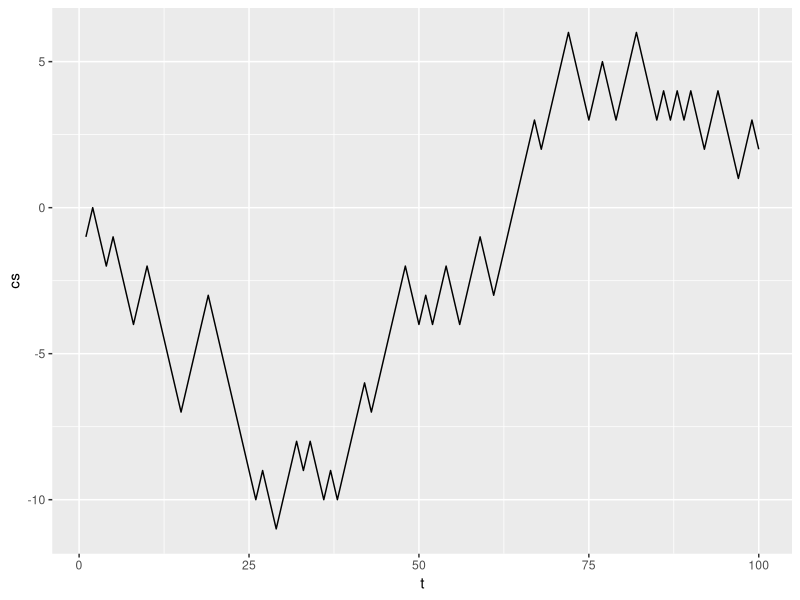
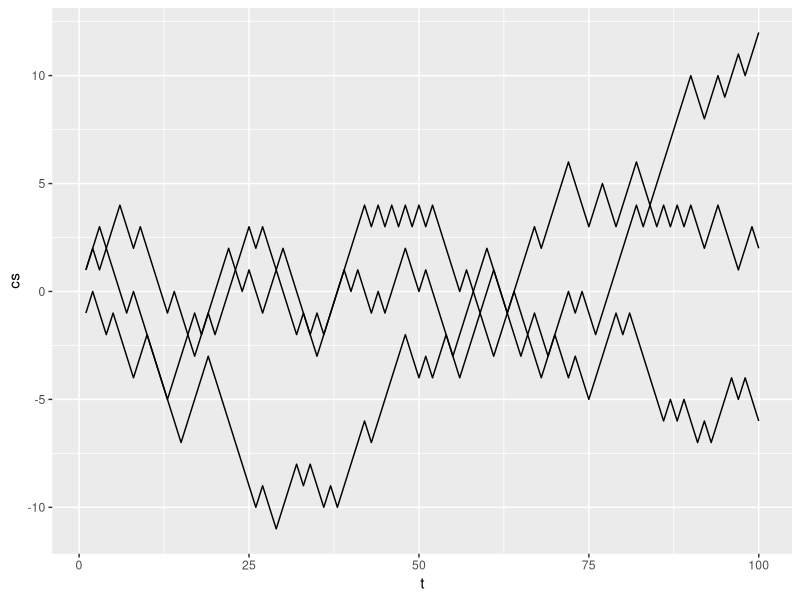
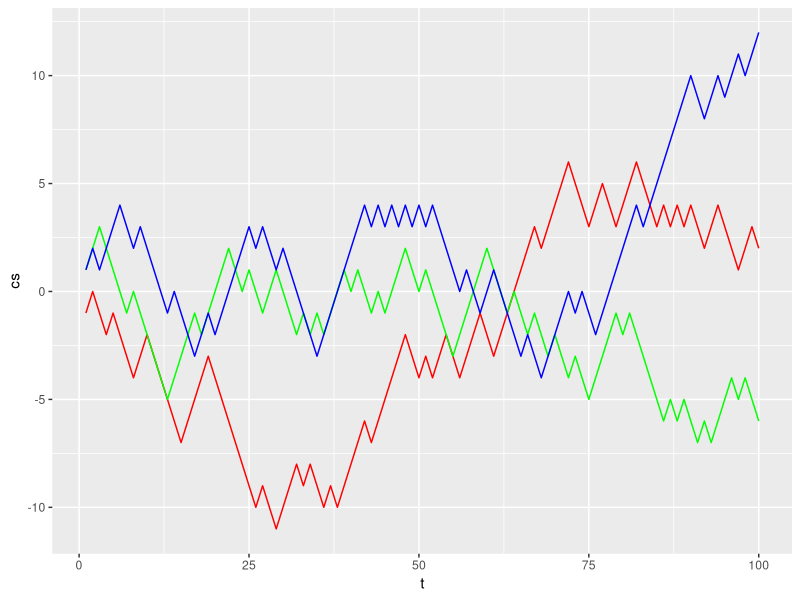
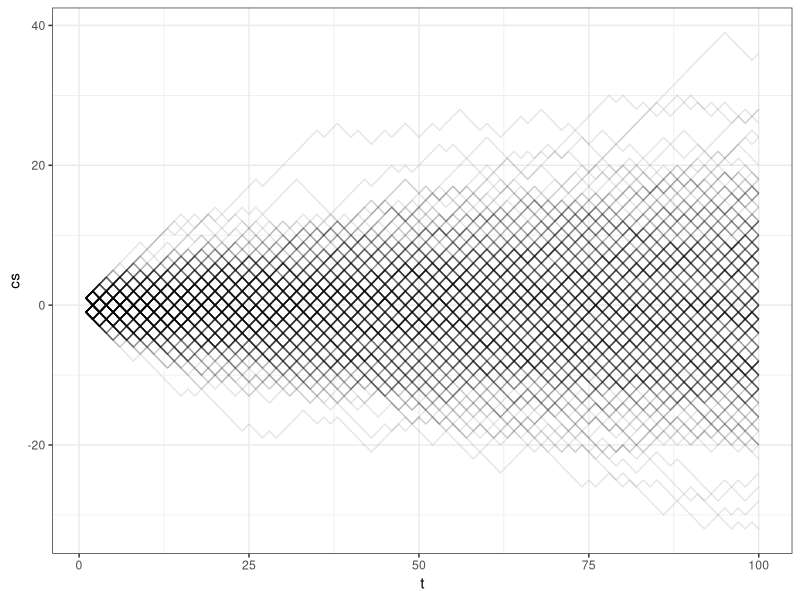
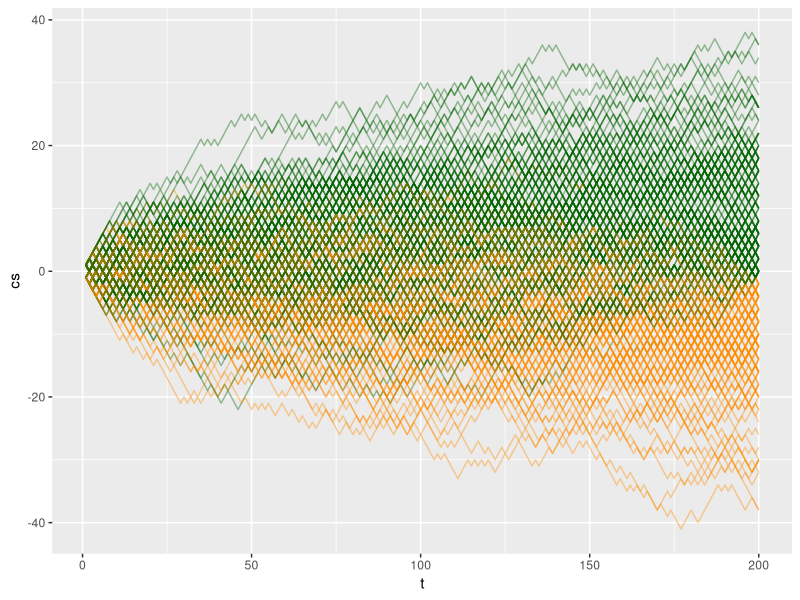
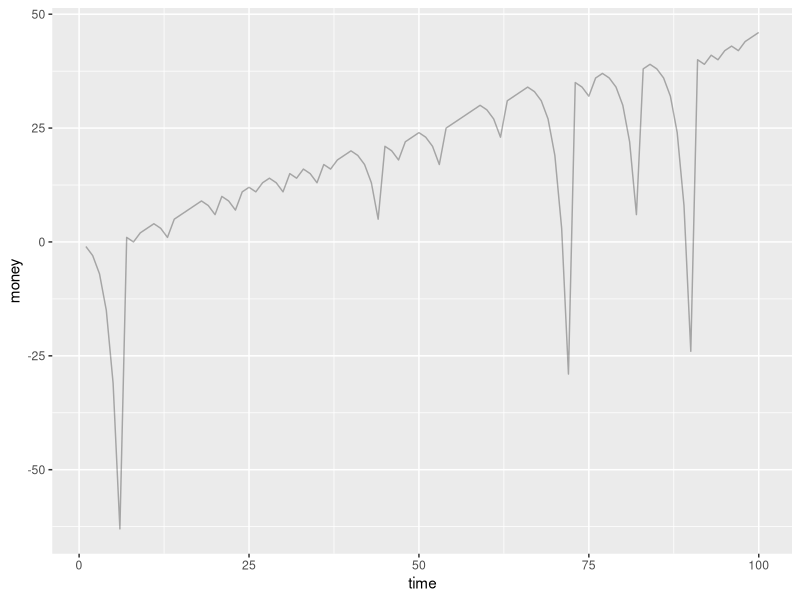
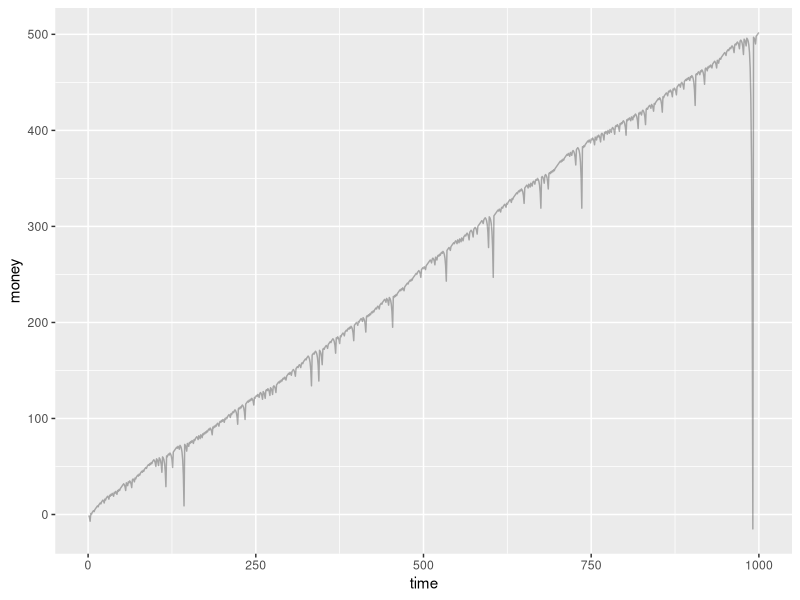
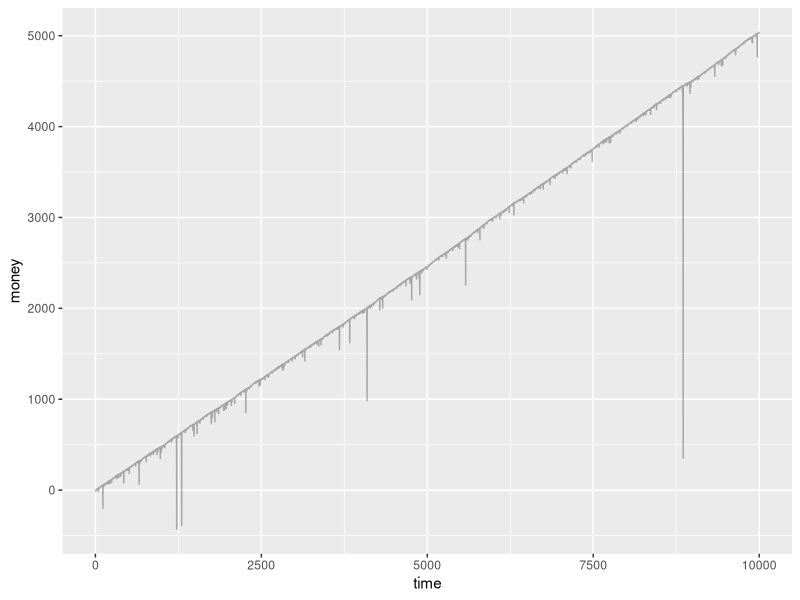

Source code (R) for these figures, in order: (Note: a time limit stopped this script after it produced the figures.)
### Casino Gambling Simulations in R
### Created: 18 April 2015 by Vincent D. Warmerdam
### https://blog.godatadriven.com/lazy-plot
### Edited:  27 April 2017 by Patrick Toche.

## Consider the following roulette strategy:
## 1. bet on black 
##   - if you lose, bet on black again but now double the amount
##     - if you win now, you will have not lost any money 
##     - if you lose again, bet on black again but now double the amount 
##       - if you win now, you will have not lost any money 
##       - if you lose again, bet on black again but now double the amount 
##         - if you win now, you will have not lost any money 
##         - if you lose again, bet on black again but now double the amount 
##           etc ... 
##   - if you win, profit! 
## 2. repeat 
## 
## The idea is that the probability of always getting red converges to zero and as of such you should always be able to win lost money back. This strategy is flawed!

## Set directory:
if(.Platform$OS.type == "windows"){
  setwd("c:/R/math/probabilities/gambling-roulette")
} else { 
  setwd("~/R/math/probabilities/gambling-roulette")
}


## Simulating Gambles in R

# Simulate a random path
win_or_lose <- function(size) {
    sample(c(-1, 1), size, replace = TRUE)
}

set.seed(1)
df1 <- data.frame(cs = cumsum(win_or_lose(100)), t = 1:100)

# plot
library("ggplot2")
ggplot(data = df1, aes(x = t, y = cs)) + geom_line()
# ggplot(df1, aes(t, cs)) + geom_line()  # lazy version

# Simulate another path and add it to the plot
df2 <- data.frame(cs = cumsum(win_or_lose(100)), t = 1:100)
df3 <- data.frame(cs = cumsum(win_or_lose(100)), t = 1:100)
ggplot() + geom_line(data = df1, aes(t, cs)) + 
           geom_line(data = df2, aes(t, cs)) + 
           geom_line(data = df3, aes(t, cs))

# Or add new layers to the previous layer step by step:
set.seed(1)
df1 <- data.frame(cs = cumsum(win_or_lose(100)), t = 1:100)
df3 <- data.frame(cs = cumsum(win_or_lose(100)), t = 1:100)
df3 <- data.frame(cs = cumsum(win_or_lose(100)), t = 1:100)
p <- ggplot() 
p <- p + geom_line(data = df1, aes(t, cs), color = "red") 
p <- p + geom_line(data = df2, aes(t, cs), color = "green")
p <- p + geom_line(data = df3, aes(t, cs), color = "blue")
p 

# You can do many simulations and draw them from a single function:
# if the package has not been loaded, require() gives a warning, while library() gives an error -- require() is usually preferred inside functions
plot_paths <- function(nruns){
  require("ggplot2")  
  p <- ggplot()  
  for(i in 1:nruns){
    df <- data.frame(cs = cumsum(win_or_lose(100)), t = 1:100)
    p <- p + geom_line(data = df, aes(t, cs), alpha = 0.1) + theme_bw()
  }
  p
}

plot_paths(300)

# save the plot to the current directory
ggsave(last_plot(), file = "gambling-roulette-fig1.pdf", width = 5, height = 5)

# 1. Assign colors to series if they result in a long term profit or loss. 
# 2. Make the length of the random path be an input for our simulation function.
# 3. Be explicit about the package where the function is located - more readable
plot_paths_colored <- function(nruns, len){
  p <- ggplot2::ggplot()  
  for(i in 1:nruns){
    color <- "darkgreen"
    df <- data.frame(cs = cumsum(win_or_lose(len)), t = 1:len)
    if(dplyr::select(df, cs)[len,] < 0) color = "darkorange"
    p <- p + geom_line(data = df, aes(t, cs), alpha = 0.4, color = color)
  }
  p
}

plot_paths_colored(300, 200)  # gamble_plot(nruns = 300, len = 200)

# save the plot to the current directory
ggsave(last_plot(), file = "gambling-roulette-fig2.pdf", width = 5, height = 5)


## Simulate the roulette strategy
## Coding is easier if you split your simulation into smaller functional bits. 
## Version 1: Ignore casino wins

gamble <- function(moneyin) {
  if(runif(1) < 0.5) return(moneyin) # outcome is black
  return(-moneyin) # outcome is red
}

nextm <- function(gamble, outcome) {
  if(outcome < 0) return(2*gamble) # if you lose, double the wager
  return(1)
}

simulate <- function(maxt) {
  df <- data.frame(time = as.numeric(c()), money = as.numeric(c()))
  move <- 0
  outcome <- 0
  for(i in 1:maxt) {
    move <- nextm(move, outcome)
    outcome <- gamble(move)
    df <- rbind(df, data.frame(time = i, money = outcome))
  }
  df$money = cumsum(df$money)
  df
}

plot_gambler_ruin <- function(num, maxsim) {
  p <- ggplot2::ggplot() 
  for(i in 1:num) {
    df <- simulate(maxsim)
    p <- p + geom_line(data = df, aes(time, money), alpha = 0.3)
  }
  p
}

# Simulate
set.seed(123456789)
plot_gambler_ruin(1, 100)
plot_gambler_ruin(1, 1000)
plot_gambler_ruin(1, 10000)

# Add a title and save plot
plot_gambler_ruin <- function(num, maxsim) {
  p <- ggplot2::ggplot() 
  for(i in 1:num) {
    df <- simulate(maxsim)
    p <- p + geom_line(data = df, aes(time, money), alpha = 0.3) +
             ggtitle(paste0('1 simulation, ',maxsim,' bets'))
  }
    ggplot2::ggsave(plot = p, file = paste0('gambler_ruin_',maxsim,'.pdf'), 
                              width = 5, height = 5)
  return(p)
}

set.seed(123456789)
plot_gambler_ruin(1, 100)
plot_gambler_ruin(1, 1000)
plot_gambler_ruin(1, 10000)


# The probability of getting red 12 times in a row is small, but if you play this game for a very long time, then this event is not unlikely. And when it occurs, you need to come up with 2^12 dollars of cash.

# Probability Theory: If we play the game an infinite amount of time, we face an infinite amount of risk. Thus, if you want to earn an infinite amount of money, you need an infinite amount of money. In real life, casinos set a maximum bet in all their gambling games, so you cannot apply the 'doubling' strategy indefinitely.

# How likely is it to hit a casino limit during a game? Let k be the number of sequential losses in a game and let n be the number of bets played. Then the probability of having no losses in one game is:
# Prob(no loss in 1 game) = 1 - Prob(loss in 1 game) = 1 - 1/2^k
# Extending this to n games:
# Prob(at least 1 loss in n games) = Prob(0 loss in n games) = 1-(1-1/2^k)^n
# limit(Prob, n -> infty) = 1
f <- function(k, n) 1-((2^k-1)/(2^k))^n

df <- data.frame(prob = f(9, 1:10000), n = 1:10000, limit = " 512")
df <- rbind(df, data.frame(prob = f(10, 1:10000), n = 1:10000, limit = '1024'))
df <- rbind(df, data.frame(prob = f(11, 1:10000), n = 1:10000, limit = '2048'))
df <- rbind(df, data.frame(prob = f(12, 1:10000), n = 1:10000, limit = '4096'))
p <- ggplot()
p <- p + geom_line(data = df, aes(n, prob, colour = limit))
p + ggtitle("probability of hitting budget limit after 'n' gambles")


# Version 2: Incorporate casino wins
# In the European roulette game, there are 37 slots, with a zero for the casino.
# In the American roulette game, there are 38 slots, with a zero and a double zero for the casino.
nextm <- function(gamble, outcome) {
  if(outcome < 0){
    if(gamble > 500){
      return(1)
    }
    return(2*gamble)
  }
  return(1)
}

gamble <- function(moneyin){
  if(runif(1) < 18/37) return(moneyin) # European roulette: one zero
  return(-moneyin)
}

plot_gambler_ruin(50, 2500) + ggtitle("Simulations taking casino win into account: European roulette")

ggsave(last_plot(), file = "gambler_ruin_European_2500.pdf", 
                    width = 5, height = 5)


# Make a histogram of the endgame states
gambler_endgame <- function(num, maxsim){
  df <- data.frame(time = as.numeric(c()), money = as.numeric(c()))
  for(i in 1:num) {
    if(i %% 5 == 0){
      cat(i, 'simulations have now run\n')
    }
    df <- rbind(df, simulate(maxsim)[maxsim,])
  }
  return(df)
}

df <- gambler_endgame(200, 2500) # big simulation, warning: takes a long time
p <- ggplot() 
p <- p + geom_histogram(data = df, aes(money), alpha = 0.9, binwidth = 1000)
p + ggtitle("histogram of casino outcomes after 2500 bets")

ggsave(last_plot(), file = "gambler_ruin_endgame_2500.pdf", 
                    width = 5, height = 5)

# Compute the mean
mean(df$money)
## [1] -223.04
